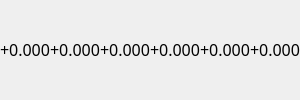
                     <widget class="QWidget" name="frmCoordOffsetsValuesL4" native="true">
                      <property name="sizePolicy">
                       <sizepolicy hsizetype="Expanding" vsizetype="Fixed">
                        <horstretch>0</horstretch>
                        <verstretch>0</verstretch>
                       </sizepolicy>
                      </property>
                      <layout class="QHBoxLayout" name="horizontalLayout_23">
                       <property name="spacing">
                        <number>0</number>
                       </property>
                       <property name="leftMargin">
                        <number>0</number>
                       </property>
                       <property name="topMargin">
                        <number>0</number>
                       </property>
                       <property name="rightMargin">
                        <number>0</number>
                       </property>
                       <property name="bottomMargin">
                        <number>0</number>
                       </property>
                       <item>
                        <widget class="QLabel" name="lblWcoX">
                         <property name="sizePolicy">
                          <sizepolicy hsizetype="Preferred" vsizetype="Fixed">
                           <horstretch>0</horstretch>
                           <verstretch>0</verstretch>
                          </sizepolicy>
                         </property>
                         <property name="font">
                          <font>
                           <family>LED Calculator</family>
                           <pointsize>12</pointsize>
                          </font>
                         </property>
                         <property name="frameShape">
                          <enum>QFrame::NoFrame</enum>
                         </property>
                         <property name="frameShadow">
                          <enum>QFrame::Sunken</enum>
                         </property>
                         <property name="text">
                          <string notr="true">+0.000</string>
                         </property>
                         <property name="alignment">
                          <set>Qt::AlignRight|Qt::AlignTrailing|Qt::AlignVCenter</set>
                         </property>
                        </widget>
                       </item>
                       <item>
                        <widget class="QLabel" name="lblWcoY">
                         <property name="sizePolicy">
                          <sizepolicy hsizetype="Preferred" vsizetype="Fixed">
                           <horstretch>0</horstretch>
                           <verstretch>0</verstretch>
                          </sizepolicy>
                         </property>
                         <property name="font">
                          <font>
                           <family>LED Calculator</family>
                           <pointsize>12</pointsize>
                          </font>
                         </property>
                         <property name="frameShape">
                          <enum>QFrame::NoFrame</enum>
                         </property>
                         <property name="frameShadow">
                          <enum>QFrame::Sunken</enum>
                         </property>
                         <property name="text">
                          <string notr="true">+0.000</string>
                         </property>
                         <property name="alignment">
                          <set>Qt::AlignRight|Qt::AlignTrailing|Qt::AlignVCenter</set>
                         </property>
                        </widget>
                       </item>
                       <item>
                        <widget class="QLabel" name="lblWcoZ">
                         <property name="sizePolicy">
                          <sizepolicy hsizetype="Preferred" vsizetype="Fixed">
                           <horstretch>0</horstretch>
                           <verstretch>0</verstretch>
                          </sizepolicy>
                         </property>
                         <property name="font">
                          <font>
                           <family>LED Calculator</family>
                           <pointsize>12</pointsize>
                          </font>
                         </property>
                         <property name="frameShape">
                          <enum>QFrame::NoFrame</enum>
                         </property>
                         <property name="frameShadow">
                          <enum>QFrame::Sunken</enum>
                         </property>
                         <property name="text">
                          <string notr="true">+0.000</string>
                         </property>
                         <property name="alignment">
                          <set>Qt::AlignRight|Qt::AlignTrailing|Qt::AlignVCenter</set>
                         </property>
                        </widget>
                       </item>
                       <item>
                        <widget class="QLabel" name="lblWcoA">
                         <property name="sizePolicy">
                          <sizepolicy hsizetype="Preferred" vsizetype="Fixed">
                           <horstretch>0</horstretch>
                           <verstretch>0</verstretch>
                          </sizepolicy>
                         </property>
                         <property name="font">
                          <font>
                           <family>LED Calculator</family>
                           <pointsize>12</pointsize>
                          </font>
                         </property>
                         <property name="frameShape">
                          <enum>QFrame::NoFrame</enum>
                         </property>
                         <property name="frameShadow">
                          <enum>QFrame::Sunken</enum>
                         </property>
                         <property name="text">
                          <string notr="true">+0.000</string>
                         </property>
                         <property name="alignment">
                          <set>Qt::AlignRight|Qt::AlignTrailing|Qt::AlignVCenter</set>
                         </property>
                        </widget>
                       </item>
                       <item>
                        <widget class="QLabel" name="lblWcoB">
                         <property name="sizePolicy">
                          <sizepolicy hsizetype="Preferred" vsizetype="Fixed">
                           <horstretch>0</horstretch>
                           <verstretch>0</verstretch>
                          </sizepolicy>
                         </property>
                         <property name="font">
                          <font>
                           <family>LED Calculator</family>
                           <pointsize>12</pointsize>
                          </font>
                         </property>
                         <property name="frameShape">
                          <enum>QFrame::NoFrame</enum>
                         </property>
                         <property name="frameShadow">
                          <enum>QFrame::Sunken</enum>
                         </property>
                         <property name="text">
                          <string notr="true">+0.000</string>
                         </property>
                         <property name="alignment">
                          <set>Qt::AlignRight|Qt::AlignTrailing|Qt::AlignVCenter</set>
                         </property>
                        </widget>
                       </item>
                       <item>
                        <widget class="QLabel" name="lblWcoC">
                         <property name="sizePolicy">
                          <sizepolicy hsizetype="Preferred" vsizetype="Fixed">
                           <horstretch>0</horstretch>
                           <verstretch>0</verstretch>
                          </sizepolicy>
                         </property>
                         <property name="font">
                          <font>
                           <family>LED Calculator</family>
                           <pointsize>12</pointsize>
                          </font>
                         </property>
                         <property name="frameShape">
                          <enum>QFrame::NoFrame</enum>
                         </property>
                         <property name="frameShadow">
                          <enum>QFrame::Sunken</enum>
                         </property>
                         <property name="text">
                          <string notr="true">+0.000</string>
                         </property>
                         <property name="alignment">
                          <set>Qt::AlignRight|Qt::AlignTrailing|Qt::AlignVCenter</set>
                         </property>
                        </widget>
                       </item>
                      </layout>
                     </widget>
